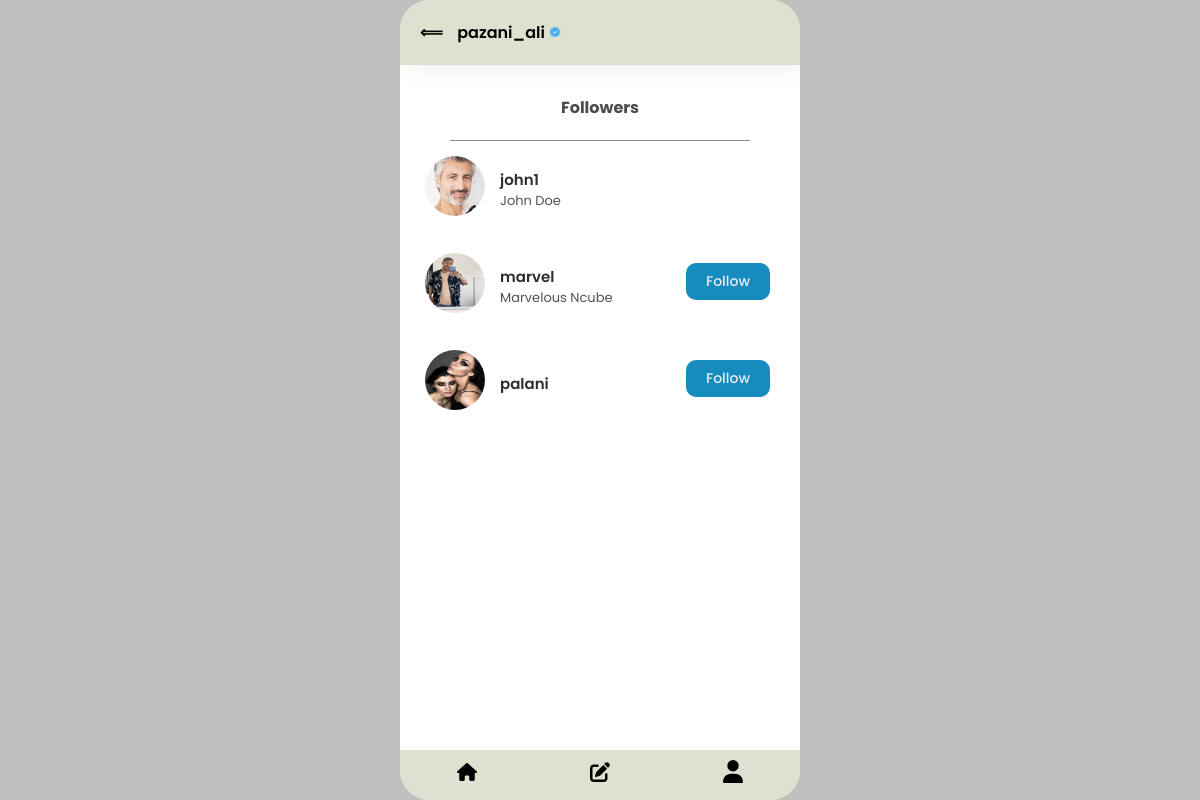
Page /viewfollowers/6 (signed in) on the committed database.
### core/models.py (models this page shows, shortened)
class Profile(models.Model):
    user = models.OneToOneField(User, on_delete=models.CASCADE)
    bio = models.TextField(max_length=500, blank=True)
    profile_picture = models.ImageField(upload_to='profile_pictures/', default='default/default_image.png')
    location = models.CharField(max_length=100, blank=True)
    verified = models.BooleanField(default=False)

class FollowersManager(models.Model):
    follower = models.ForeignKey(Profile, related_name='following', on_delete=models.CASCADE)
    followed = models.ForeignKey(Profile, related_name='followers', on_delete=models.CASCADE)
    created_at = models.DateTimeField(auto_now_add=True)
    class Meta:
        unique_together = ('follower', 'followed')

### core/views.py (the view)
# urls.py: path('viewfollowers/<int:user_id>', views.followers_view_page ,name='viewfollowers'),
@login_required(login_url='core:login')
def followers_view_page(request, user_id):
    user = User.objects.get(id=user_id)
    profile = Profile.objects.get(user=user)
    currentProf = Profile.objects.get(user=request.user)
    followers = FollowersManager.objects.filter(followed=profile)
    following = FollowersManager.objects.filter(follower=currentProf).values_list('followed', flat=True)
    context = {'user':profile, 'followers':followers, 'following':following}
    return render(request, 'core/followers.html', context)

### core/templates/core/followers.html (shortened to what this page needs)
{% extends "core/base.html" %}
{% load static %}
{% block content %}
    <nav id="followViewNav">
        <div id="arrowAndusername">
            <a onclick="goBack()" style="text-decoration: none;color: black;"  href="#"><span id="arrowLeft">&Longleftarrow;</span></a>
            <span id="navUsername">{{user.user.username}}</span>
            {% if user.verified %}
                <img src="{% static 'svg/verified.png' %}" width="12px">
            {% endif %}
        </div>
    </nav>
    <div id="followersHeader">
        <span>Followers</span>
    </div>
    <div id="container-underlinerFollowers">
        <div id="underlinerFollowers"></div>
    </div>
    <div id="followersFeedView">
        {% for profile in followers %}
            <div class="followers-Contaner">
                <div class="userProfImg">
                    <img src="{{profile.follower.profile_picture.url}}">
                </div>
                <div class="userProfInfo">
                    <span>{{profile.follower.user.username}}</span>
                    <span>{{profile.follower.user.first_name}} {{profile.follower.user.last_name}}</span>
                </div>
                <div class="follow-btns">
                {% if profile.follower.user != request.user %}
                    {% if profile.follower.id in following %}
                        <a href="#" class="Actualfollowingbtns follBtns" userId="{{profile.follower.user.id}}">Following</a>
                    {% else %}
                        <a href="#" class="Actualfollowbtns follBtns" userId="{{profile.follower.user.id}}">Follow</a>
                    {% endif %}
                {% endif %}
                </div>
            </div>
        {% endfor %}
    </div>
    {% include "core/Nav.html" %}
{% endblock content %}

### core/templates/core/base.html (shortened to what this page needs)
<!DOCTYPE html>
{% load static %}
<html lang="en">
<head>
    <link rel="stylesheet" href="{% static 'css/main.css' %}">
    <link rel="stylesheet" href="{% static 'css/follow.css' %}">
</head>
<body>
    <div class="app">
        {% block content %}
        {% endblock content %}
    </div>
</body>
</html>

### core/templates/core/Nav.html
{% load static %}
<nav>
    <div class="navbar">
        <a href="/"><img src="{% static 'svg/house-solid.svg' %}"></a>
        <a href="{% url 'core:createPost' %}"><img src="{% static 'svg/pen-to-square-solid.svg' %}"></a>
        <a href="{% url 'core:posterprofile' request.user.id %}"><img src="{% static 'svg/user-solid.svg' %}"></a>
    </div>
</nav>

### static/css/main.css (style rules this page uses)
body { margin: 0; padding: 0; background-color: #bfbfbf; display: flex; justify-content: center; height: 100vh; align-items: center; color: rgb(0, 0, 0); font-family: 'Poppins', sans-serif; }
.app { position: relative; height: 100vh; width: 100vw; border-radius: 30px; background-color: #ffffff; padding: 0; overflow-y: scroll; transition: 1s ease-in-out; }
@media (min-width: 600px) { .app { width: 400px; } }
nav .navbar { position: absolute; display: flex; height: 50px; width: 100%; bottom: 0; justify-content: space-around; align-items: center; background-color: #dde2d0; }
nav .navbar a img { width: 20px; }

### static/css/follow.css (style rules this page uses)
.app #followViewNav { padding: 20px 0; width: 100%; box-shadow: 5px 5px 20px rgba(0,0,0,0.06); display: flex; justify-content: space-between; position: sticky; top: 0; z-index: 990; background-color: #dde2d0; }
.app #followViewNav #arrowAndusername { padding: 0 20px; }
.app #followViewNav #arrowAndusername #arrowLeft { margin-right: 10px; font-weight: 600; }
.app #followViewNav #arrowAndusername #navUsername { font-weight: 600; }
.app #followersHeader { margin: 20px 0; margin-top: 30px; width: 100%; display: flex; justify-content: center; align-items: center; }
.app #followersHeader span { font-weight: bold; color: rgb(75, 75, 75); }
.app #container-underlinerFollowers { width: 100%; display: flex; justify-content: center; align-items: center; }
.app #container-underlinerFollowers #underlinerFollowers { width: 75%; height: 1px; background-color: rgb(137, 137, 137); }
.app #followersFeedView { width: 100%; height: 79%; overflow-y: scroll; }
.app #followersFeedView .followers-Contaner { display: flex; flex-direction: row; padding: 15px 25px; position: relative; }
.app #followersFeedView .followers-Contaner .userProfImg img { width: 60px; height: 60px; border-radius: 50%; }
.app #followersFeedView .followers-Contaner .userProfInfo { display: flex; justify-content: center; flex-direction: column; margin-left: 15px; }
.app #followersFeedView .followers-Contaner .userProfInfo span:first-child { font-size: 15px; color: rgb(45, 45, 45); font-weight: 600; }
.app #followersFeedView .followers-Contaner .userProfInfo span:last-child { font-size: 13px; color: rgb(82, 82, 82); }
.app #followersFeedView .followers-Contaner .follow-btns { display: flex; align-items: center; justify-content: center; position: absolute; right: 30px; top: 25px; }
.app #followersFeedView .followers-Contaner .follow-btns .Actualfollowbtns { color: rgb(236, 236, 236); background-color: #158bbe; padding: 8px 20px; text-decoration: none; border-radius: 10px; font-size: 14px; font-weight: 500; }

### rows in the picture
Profile: user.username "pazani_ali"
FollowersManager: follower.profile_picture (picture), follower.user.username "john1", follower.user.first_name "John", follower.user.last_name "Doe"
FollowersManager: follower.profile_picture (picture), follower.user.username "marvel", follower.user.first_name "Marvelous", follower.user.last_name "Ncube"
FollowersManager: follower.profile_picture (picture), follower.user.username "palani"
